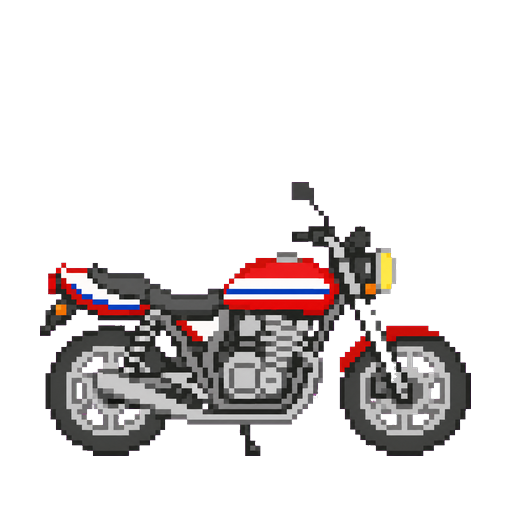
#> input picture src/companion/assets/frames/idle.png, 512 x 512 px
$ python align-variant-to-idle.py
#> lines starting #> are read from the running program, lines starting #| are printed output that depends on the picture
### scripts/pack-tools/resolve_paths.py
"""Repo-relative paths for frame import and icon build scripts."""
from __future__ import annotations

import json
from pathlib import Path

REPO_ROOT = Path(__file__).resolve().parents[2]


# [5 lines left out: function load_branding, not called in this run]


def assets_dir() -> Path:
    return REPO_ROOT / "assets"


def frames_dir() -> Path:
    return REPO_ROOT / "src" / "companion" / "assets" / "frames"


def idle_frame_path() -> Path:
    return frames_dir() / "idle.png"


def block_idle_frame_path() -> Path:
    return frames_dir() / "block-idle.png"


# [7 lines left out: function icon_frame_path, not called in this run]


def app_icon_svg_path() -> Path:
    """Pixel SVG fallback when no raster source is present."""
    return REPO_ROOT / "design" / "icon" / "app-icon.svg"


def app_icon_png_path() -> Path:
    """Canonical app/tray icon raster source (preferred when present)."""
    return REPO_ROOT / "design" / "icon" / "app-icon-source.png"


# [7 lines left out: function resolve_assets_dir, not called in this run]

### scripts/characters/bike/align-variant-to-idle.py
"""Align idle-vibrate-* (or other variants) to idle.png footprint — same bbox as hero."""
from __future__ import annotations

from pathlib import Path

import _paths  # noqa: F401

from PIL import Image

from resolve_paths import frames_dir

FRAMES = frames_dir()
HERO = "idle.png"
VARIANTS = (
    "idle-vibrate-a.png",
    "idle-vibrate-b.png",
    "block-run-a.png",
    "block-run-b.png",
    "block-run-c.png",
    "block-run-d.png",
)
SIZE = 512


def align_to_hero(hero_path: Path, variant_path: Path) -> None:
    hero = Image.open(hero_path).convert("RGBA")
#> hero is the input picture: PIL image 512x512 RGBA; mean R, G, B, A 26.8, 22.7, 22.8, 57.7
    hero_bb = hero.getbbox()
#> hero_bb = (40, 182, 471, 456)
    if not hero_bb:
        raise SystemExit(f"empty hero: {hero_path}")

    var = Image.open(variant_path).convert("RGBA")
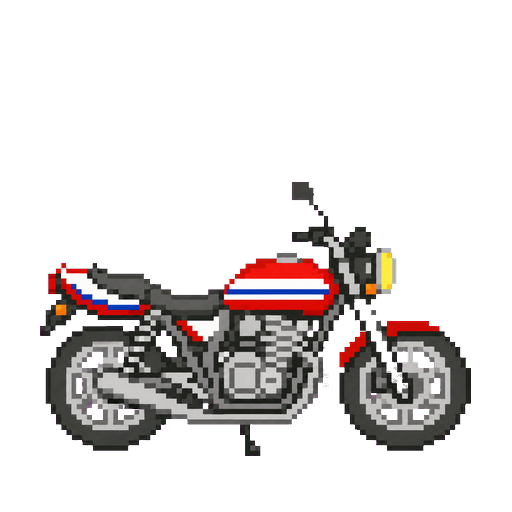
#> input picture src/companion/assets/frames/idle-vibrate-a.png, 512 x 512 px
#> var is the input picture: PIL image 512x512 RGBA; mean R, G, B, A 25.9, 22, 21.5, 56.7
    var_bb = var.getbbox()
#> var_bb = (40, 182, 471, 456)
    if not var_bb:
        raise SystemExit(f"empty variant: {variant_path}")

    hx0, hy0, hx1, hy1 = hero_bb
#> hx0 = 40; hy0 = 182; hx1 = 471; hy1 = 456
    hero_w, hero_h = hx1 - hx0, hy1 - hy0
#> hero_w = 431; hero_h = 274
    crop = var.crop(var_bb)
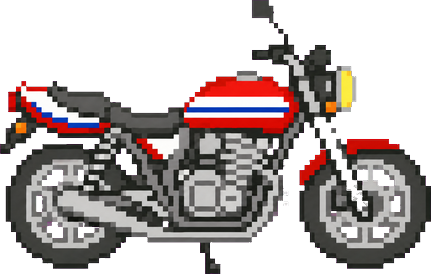
#> crop: PIL image 431x274 RGBA; mean R, G, B, A 57.5, 48.7, 47.7, 125.8; transparent parts drawn white
    scaled = crop.resize((hero_w, hero_h), Image.Resampling.NEAREST)

    canvas = Image.new("RGBA", (SIZE, SIZE), (0, 0, 0, 0))
#> canvas: PIL image 512x512 RGBA; every value is 0
    canvas.paste(scaled, (hx0, hy0), scaled)
    canvas.save(variant_path, format="PNG")
    print(f"  aligned {variant_path.name} -> hero bbox {hero_bb}")
#|   aligned idle-vibrate-a.png -> hero bbox (40, 182, 471, 456)


def main() -> None:
    hero_path = FRAMES / HERO
    if not hero_path.exists():
        raise SystemExit(f"Missing {hero_path}")
    for name in VARIANTS:
        path = FRAMES / name
        if path.exists():
            align_to_hero(hero_path, path)
#> pass 2 of the loop in main, `for name in VARIANTS:`:
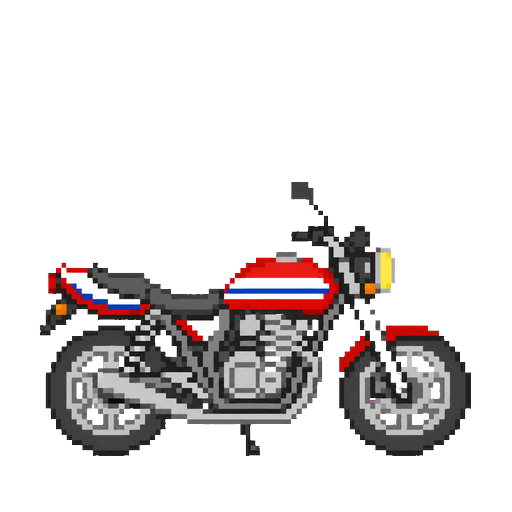
#> input picture src/companion/assets/frames/idle-vibrate-b.png, 512 x 512 px
#> in align_to_hero, var is the input picture: PIL image 512x512 RGBA; mean R, G, B, A 25.9, 22, 21.8, 56.9
#> in align_to_hero (call 2), `crop = var.crop(var_bb)`:
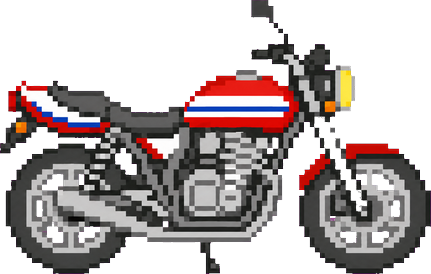
#> crop: PIL image 431x274 RGBA; mean R, G, B, A 57.5, 48.7, 48.5, 126.2; transparent parts drawn white
#|   aligned idle-vibrate-b.png -> hero bbox (40, 182, 471, 456)
#> pass 3 of the loop in main, `for name in VARIANTS:`:
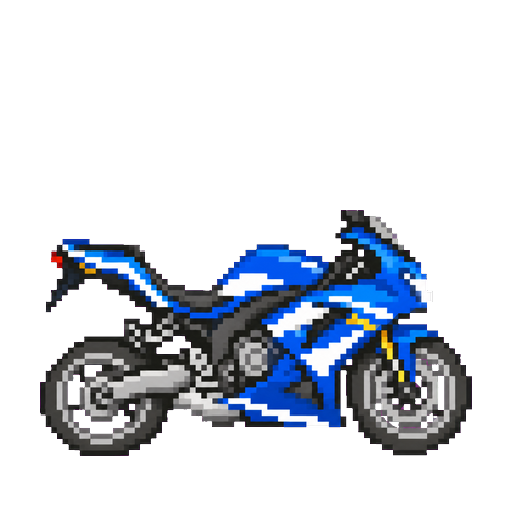
#> input picture src/companion/assets/frames/block-run-a.png, 512 x 512 px
#> in align_to_hero, var is the input picture: PIL image 512x512 RGBA; mean R, G, B, A 19.2, 23.9, 31.6, 63.8
#> var_bb = (40, 210, 472, 456)
#> crop: PIL image 432x246 RGBA
#> in align_to_hero (call 3), `scaled = crop.resize((hero_w, hero_h), Image.Resampling.NEAREST)`:
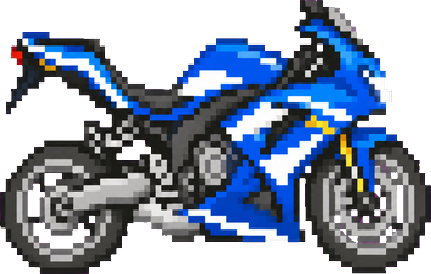
#> scaled: PIL image 431x274 RGBA; mean R, G, B, A 47.3, 59, 77.9, 157.3; transparent parts drawn white
#> in align_to_hero (call 3), `canvas.paste(scaled, (hx0, hy0), scaled)`:
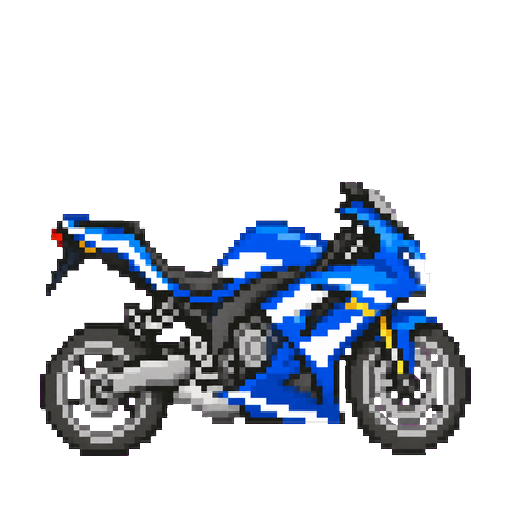
#> canvas: PIL image 512x512 RGBA; mean R, G, B, A 21.2, 26.5, 34.9, 70.4; transparent parts drawn white
#|   aligned block-run-a.png -> hero bbox (40, 182, 471, 456)
#> the loop made 6 passes; the first 3 are shown
    print("done")


if __name__ == "__main__":
    main()
